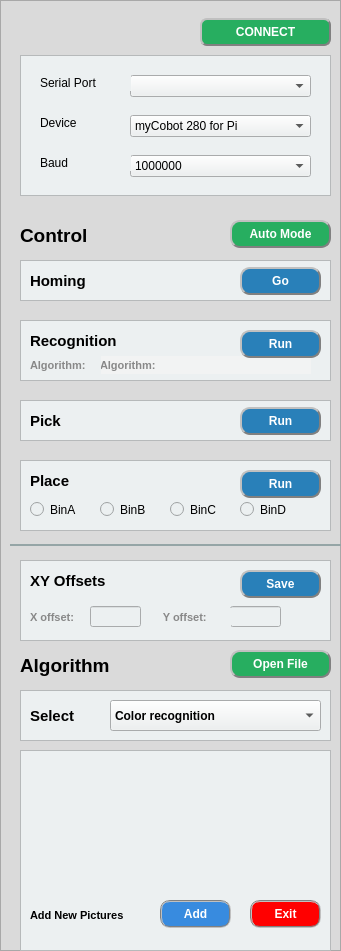
    <widget class="QFrame" name="frame_2">
     <property name="geometry">
      <rect>
       <x>-10</x>
       <y>60</y>
       <width>341</width>
       <height>951</height>
      </rect>
     </property>
     <property name="styleSheet">
      <string notr="true">background-color: rgb(218, 218, 218);</string>
     </property>
     <property name="frameShape">
      <enum>QFrame::StyledPanel</enum>
     </property>
     <property name="frameShadow">
      <enum>QFrame::Raised</enum>
     </property>
     <widget class="QPushButton" name="connect_btn">
      <property name="enabled">
       <bool>true</bool>
      </property>
      <property name="geometry">
       <rect>
        <x>200</x>
        <y>18</y>
        <width>131</width>
        <height>28</height>
       </rect>
      </property>
      <property name="font">
       <font>
        <family>Segoe UI</family>
        <weight>75</weight>
        <bold>true</bold>
       </font>
      </property>
      <property name="cursor">
       <cursorShape>PointingHandCursor</cursorShape>
      </property>
      <property name="styleSheet">
       <string notr="true">background-color: rgb(39, 174, 96);
color: rgb(255, 255, 255);
border-radius: 7px;
border: 2px groove gray;
border-style: outset;</string>
      </property>
      <property name="text">
       <string>CONNECT</string>
      </property>
      <property name="autoDefault">
       <bool>false</bool>
      </property>
      <property name="default">
       <bool>false</bool>
      </property>
      <property name="flat">
       <bool>false</bool>
      </property>
     </widget>
     <widget class="QFrame" name="frame_4">
      <property name="geometry">
       <rect>
        <x>20</x>
        <y>55</y>
        <width>311</width>
        <height>141</height>
       </rect>
      </property>
      <property name="styleSheet">
       <string notr="true">background-color: rgb(236, 240, 241);</string>
      </property>
      <property name="frameShape">
       <enum>QFrame::StyledPanel</enum>
      </property>
      <property name="frameShadow">
       <enum>QFrame::Raised</enum>
      </property>
      <widget class="QComboBox" name="comboBox_port">
       <property name="geometry">
        <rect>
         <x>110</x>
         <y>20</y>
         <width>181</width>
         <height>22</height>
        </rect>
       </property>
       <property name="font">
        <font>
         <family>Arial</family>
         <weight>50</weight>
         <bold>false</bold>
        </font>
       </property>
      </widget>
      <widget class="QComboBox" name="comboBox_buad">
       <property name="geometry">
        <rect>
         <x>110</x>
         <y>100</y>
         <width>181</width>
         <height>22</height>
        </rect>
       </property>
       <property name="font">
        <font>
         <family>Arial</family>
         <weight>50</weight>
         <bold>false</bold>
        </font>
       </property>
       <item>
        <property name="text">
         <string>1000000</string>
        </property>
       </item>
       <item>
        <property name="text">
         <string>115200</string>
        </property>
       </item>
      </widget>
      <widget class="QLabel" name="device_lab">
       <property name="geometry">
        <rect>
         <x>20</x>
         <y>60</y>
         <width>91</width>
         <height>16</height>
        </rect>
       </property>
       <property name="font">
        <font>
         <family>Arial</family>
         <weight>50</weight>
         <bold>false</bold>
        </font>
       </property>
       <property name="styleSheet">
        <string notr="true">background-color: rgb(255, 255, 255，200);</string>
       </property>
       <property name="text">
        <string>Device</string>
       </property>
      </widget>
      <widget class="QComboBox" name="comboBox_device">
       <property name="geometry">
        <rect>
         <x>110</x>
         <y>60</y>
         <width>181</width>
         <height>22</height>
        </rect>
       </property>
       <property name="font">
        <font>
         <family>Arial</family>
         <weight>50</weight>
         <bold>false</bold>
        </font>
       </property>
       <item>
        <property name="text">
         <string>myCobot 280 for Pi</string>
        </property>
       </item>
       <item>
        <property name="text">
         <string>myCobot 280 for M5</string>
        </property>
       </item>
       <item>
        <property name="text">
         <string>myPalletizer 260 for M5</string>
        </property>
       </item>
       <item>
        <property name="text">
         <string>mechArm 270 for Pi</string>
        </property>
       </item>
       <item>
        <property name="text">
         <string>ultraArm P340</string>
        </property>
       </item>
      </widget>
      <widget class="QLabel" name="baud_lab">
       <property name="geometry">
        <rect>
         <x>20</x>
         <y>100</y>
         <width>91</width>
         <height>16</height>
        </rect>
       </property>
       <property name="font">
        <font>
         <family>Arial</family>
         <weight>50</weight>
         <bold>false</bold>
        </font>
       </property>
       <property name="styleSheet">
        <string notr="true">background-color: rgb(255, 255, 255，200);</string>
       </property>
       <property name="text">
        <string>Baud</string>
       </property>
      </widget>
      <widget class="QLabel" name="port_lab">
       <property name="geometry">
        <rect>
         <x>20</x>
         <y>20</y>
         <width>91</width>
         <height>16</height>
        </rect>
       </property>
       <property name="font">
        <font>
         <family>Arial</family>
         <weight>50</weight>
         <bold>false</bold>
        </font>
       </property>
       <property name="styleSheet">
        <string notr="true">background-color: rgb(255, 255, 255，200);</string>
       </property>
       <property name="text">
        <string>Serial Port</string>
       </property>
      </widget>
     </widget>
     <widget class="QLabel" name="func_lab">
      <property name="geometry">
       <rect>
        <x>20</x>
        <y>220</y>
        <width>101</width>
        <height>31</height>
       </rect>
      </property>
      <property name="font">
       <font>
        <family>Arial</family>
        <pointsize>14</pointsize>
        <weight>75</weight>
        <bold>true</bold>
       </font>
      </property>
      <property name="text">
       <string>Control</string>
      </property>
     </widget>
     <widget class="QPushButton" name="auto_btn">
      <property name="geometry">
       <rect>
        <x>230</x>
        <y>220</y>
        <width>101</width>
        <height>28</height>
       </rect>
      </property>
      <property name="font">
       <font>
        <family>Arial</family>
        <weight>75</weight>
        <bold>true</bold>
       </font>
      </property>
      <property name="cursor">
       <cursorShape>PointingHandCursor</cursorShape>
      </property>
      <property name="styleSheet">
       <string notr="true">background-color: rgb(39, 174, 96);
color: rgb(255, 255, 255);
border-radius: 10px;
border: 2px groove gray;
border-style: outset;</string>
      </property>
      <property name="text">
       <string>Auto Mode</string>
      </property>
     </widget>
     <widget class="QFrame" name="frame_5">
      <property name="geometry">
       <rect>
        <x>20</x>
        <y>260</y>
        <width>311</width>
        <height>41</height>
       </rect>
      </property>
      <property name="styleSheet">
       <string notr="true">background-color: rgb(236, 240, 241);</string>
      </property>
      <property name="frameShape">
       <enum>QFrame::StyledPanel</enum>
      </property>
      <property name="frameShadow">
       <enum>QFrame::Raised</enum>
      </property>
      <widget class="QPushButton" name="to_origin_btn">
       <property name="geometry">
        <rect>
         <x>220</x>
         <y>7</y>
         <width>81</width>
         <height>28</height>
        </rect>
       </property>
       <property name="font">
        <font>
         <family>Arial</family>
         <weight>75</weight>
         <bold>true</bold>
        </font>
       </property>
       <property name="cursor">
        <cursorShape>PointingHandCursor</cursorShape>
       </property>
       <property name="styleSheet">
        <string notr="true">background-color:rgb(41, 128, 185);
color: rgb(255, 255, 255);
border-radius: 10px;
border: 2px groove gray;
border-style: outset;</string>
       </property>
       <property name="text">
        <string>Go</string>
       </property>
      </widget>
      <widget class="QLabel" name="func_lab_2">
       <property name="geometry">
        <rect>
         <x>10</x>
         <y>5</y>
         <width>171</width>
         <height>31</height>
        </rect>
       </property>
       <property name="font">
        <font>
         <family>Arial</family>
         <pointsize>11</pointsize>
         <weight>75</weight>
         <bold>true</bold>
        </font>
       </property>
       <property name="text">
        <string>Homing</string>
       </property>
      </widget>
     </widget>
     <widget class="QFrame" name="frame_6">
      <property name="geometry">
       <rect>
        <x>20</x>
        <y>320</y>
        <width>311</width>
        <height>61</height>
       </rect>
      </property>
      <property name="styleSheet">
       <string notr="true">background-color: rgb(236, 240, 241);</string>
      </property>
      <property name="frameShape">
       <enum>QFrame::StyledPanel</enum>
      </property>
      <property name="frameShadow">
       <enum>QFrame::Raised</enum>
      </property>
      <widget class="QLabel" name="func_lab_4">
       <property name="geometry">
        <rect>
         <x>10</x>
         <y>5</y>
         <width>161</width>
         <height>31</height>
        </rect>
       </property>
       <property name="font">
        <font>
         <family>Arial</family>
         <pointsize>11</pointsize>
         <weight>75</weight>
         <bold>true</bold>
        </font>
       </property>
       <property name="text">
        <string>Recognition</string>
       </property>
      </widget>
      <widget class="QPushButton" name="discern_btn">
       <property name="geometry">
        <rect>
         <x>220</x>
         <y>10</y>
         <width>81</width>
         <height>28</height>
        </rect>
       </property>
       <property name="font">
        <font>
         <family>Arial</family>
         <weight>75</weight>
         <bold>true</bold>
        </font>
       </property>
       <property name="cursor">
        <cursorShape>PointingHandCursor</cursorShape>
       </property>
       <property name="styleSheet">
        <string notr="true">background-color:rgb(41, 128, 185);
color: rgb(255, 255, 255);
border-radius: 10px;
border: 2px groove gray;
border-style: outset;</string>
       </property>
       <property name="text">
        <string>Run</string>
       </property>
      </widget>
      <widget class="QLabel" name="func_lab_5">
       <property name="geometry">
        <rect>
         <x>10</x>
         <y>36</y>
         <width>71</width>
         <height>18</height>
        </rect>
       </property>
       <property name="font">
        <font>
         <family>Arial</family>
         <pointsize>8</pointsize>
         <weight>75</weight>
         <bold>true</bold>
        </font>
       </property>
       <property name="styleSheet">
        <string notr="true">color: rgb(136, 136, 136);</string>
       </property>
       <property name="text">
        <string>Algorithm:</string>
       </property>
      </widget>
      <widget class="QLabel" name="algorithm_lab">
       <property name="geometry">
        <rect>
         <x>80</x>
         <y>36</y>
         <width>211</width>
         <height>18</height>
        </rect>
       </property>
       <property name="font">
        <font>
         <family>Arial</family>
         <pointsize>8</pointsize>
         <weight>75</weight>
         <bold>true</bold>
        </font>
       </property>
       <property name="styleSheet">
        <string notr="true">color: rgb(136, 136, 136);
background-color: rgb(243, 243, 243,200);</string>
       </property>
       <property name="text">
        <string>Algorithm:</string>
       </property>
      </widget>
      <zorder>algorithm_lab</zorder>
      <zorder>func_lab_4</zorder>
      <zorder>discern_btn</zorder>
      <zorder>func_lab_5</zorder>
     </widget>
     <widget class="QFrame" name="frame_7">
      <property name="geometry">
       <rect>
        <x>20</x>
        <y>400</y>
        <width>311</width>
        <height>41</height>
       </rect>
      </property>
      <property name="styleSheet">
       <string notr="true">background-color: rgb(236, 240, 241);</string>
      </property>
      <property name="frameShape">
       <enum>QFrame::StyledPanel</enum>
      </property>
      <property name="frameShadow">
       <enum>QFrame::Raised</enum>
      </property>
      <widget class="QPushButton" name="crawl_btn">
       <property name="geometry">
        <rect>
         <x>220</x>
         <y>7</y>
         <width>81</width>
         <height>28</height>
        </rect>
       </property>
       <property name="font">
        <font>
         <family>Arial</family>
         <weight>75</weight>
         <bold>true</bold>
        </font>
       </property>
       <property name="cursor">
        <cursorShape>PointingHandCursor</cursorShape>
       </property>
       <property name="styleSheet">
        <string notr="true">background-color:rgb(41, 128, 185);
color: rgb(255, 255, 255);
border-radius: 10px;
border: 2px groove gray;
border-style: outset;</string>
       </property>
       <property name="text">
        <string>Run</string>
       </property>
      </widget>
      <widget class="QLabel" name="func_lab_7">
       <property name="geometry">
        <rect>
         <x>10</x>
         <y>5</y>
         <width>121</width>
         <height>31</height>
        </rect>
       </property>
       <property name="font">
        <font>
         <family>Arial</family>
         <pointsize>11</pointsize>
         <weight>75</weight>
         <bold>true</bold>
        </font>
       </property>
       <property name="text">
        <string>Pick</string>
       </property>
      </widget>
     </widget>
     <widget class="QFrame" name="frame_8">
      <property name="geometry">
       <rect>
        <x>20</x>
        <y>460</y>
        <width>311</width>
        <height>71</height>
       </rect>
      </property>
      <property name="styleSheet">
       <string notr="true">background-color: rgb(236, 240, 241);</string>
      </property>
      <property name="frameShape">
       <enum>QFrame::StyledPanel</enum>
      </property>
      <property name="frameShadow">
       <enum>QFrame::Raised</enum>
      </property>
      <widget class="QLabel" name="func_lab_8">
       <property name="geometry">
        <rect>
         <x>10</x>
         <y>5</y>
         <width>121</width>
         <height>31</height>
        </rect>
       </property>
       <property name="font">
        <font>
         <family>Arial</family>
         <pointsize>11</pointsize>
         <weight>75</weight>
         <bold>true</bold>
        </font>
       </property>
       <property name="text">
        <string>Place</string>
       </property>
      </widget>
      <widget class="QPushButton" name="place_btn">
       <property name="geometry">
        <rect>
         <x>220</x>
         <y>10</y>
         <width>81</width>
         <height>28</height>
        </rect>
       </property>
       <property name="font">
        <font>
         <family>Arial</family>
         <weight>75</weight>
         <bold>true</bold>
        </font>
       </property>
       <property name="cursor">
        <cursorShape>PointingHandCursor</cursorShape>
       </property>
       <property name="styleSheet">
        <string notr="true">background-color:rgb(41, 128, 185);
color: rgb(255, 255, 255);
border-radius: 10px;
border: 2px groove gray;
border-style: outset;</string>
       </property>
       <property name="text">
        <string>Run</string>
       </property>
      </widget>
      <widget class="QRadioButton" name="radioButton_A">
       <property name="geometry">
        <rect>
         <x>10</x>
         <y>40</y>
         <width>61</width>
         <height>19</height>
        </rect>
       </property>
       <property name="font">
        <font>
         <family>Arial</family>
        </font>
       </property>
       <property name="text">
        <string>BinA</string>
       </property>
      </widget>
      <widget class="QRadioButton" name="radioButton_B">
       <property name="geometry">
        <rect>
         <x>80</x>
         <y>40</y>
         <width>61</width>
         <height>19</height>
        </rect>
       </property>
       <property name="font">
        <font>
         <family>Arial</family>
        </font>
       </property>
       <property name="text">
        <string>BinB</string>
       </property>
      </widget>
      <widget class="QRadioButton" name="radioButton_C">
       <property name="geometry">
        <rect>
         <x>150</x>
         <y>40</y>
         <width>61</width>
         <height>19</height>
        </rect>
       </property>
       <property name="font">
        <font>
         <family>Arial</family>
        </font>
       </property>
       <property name="text">
        <string>BinC</string>
       </property>
      </widget>
      <widget class="QRadioButton" name="radioButton_D">
       <property name="geometry">
        <rect>
         <x>220</x>
         <y>40</y>
         <width>61</width>
         <height>19</height>
        </rect>
       </property>
       <property name="font">
        <font>
         <family>Arial</family>
        </font>
       </property>
       <property name="text">
        <string>BinD</string>
       </property>
      </widget>
     </widget>
     <widget class="QPushButton" name="open_file_btn">
      <property name="geometry">
       <rect>
        <x>230</x>
        <y>650</y>
        <width>101</width>
        <height>28</height>
       </rect>
      </property>
      <property name="font">
       <font>
        <family>Arial</family>
        <weight>75</weight>
        <bold>true</bold>
       </font>
      </property>
      <property name="cursor">
       <cursorShape>PointingHandCursor</cursorShape>
      </property>
      <property name="styleSheet">
       <string notr="true">background-color: rgb(39, 174, 96);
color: rgb(255, 255, 255);
border-radius: 10px;
border: 2px groove gray;
border-style: outset;</string>
      </property>
      <property name="text">
       <string>Open File</string>
      </property>
     </widget>
     <widget class="QLabel" name="func_lab_9">
      <property name="geometry">
       <rect>
        <x>20</x>
        <y>650</y>
        <width>131</width>
        <height>31</height>
       </rect>
      </property>
      <property name="font">
       <font>
        <family>Arial</family>
        <pointsize>14</pointsize>
        <weight>75</weight>
        <bold>true</bold>
       </font>
      </property>
      <property name="text">
       <string>Algorithm</string>
      </property>
     </widget>
     <widget class="QFrame" name="frame_9">
      <property name="geometry">
       <rect>
        <x>20</x>
        <y>690</y>
        <width>311</width>
        <height>51</height>
       </rect>
      </property>
      <property name="styleSheet">
       <string notr="true">background-color: rgb(236, 240, 241);</string>
      </property>
      <property name="frameShape">
       <enum>QFrame::StyledPanel</enum>
      </property>
      <property name="frameShadow">
       <enum>QFrame::Raised</enum>
      </property>
      <widget class="QLabel" name="func_lab_10">
       <property name="geometry">
        <rect>
         <x>10</x>
         <y>10</y>
         <width>121</width>
         <height>31</height>
        </rect>
       </property>
       <property name="font">
        <font>
         <family>Arial</family>
         <pointsize>11</pointsize>
         <weight>75</weight>
         <bold>true</bold>
        </font>
       </property>
       <property name="text">
        <string>Select</string>
       </property>
      </widget>
      <widget class="QComboBox" name="comboBox_function">
       <property name="geometry">
        <rect>
         <x>90</x>
         <y>10</y>
         <width>211</width>
         <height>31</height>
        </rect>
       </property>
       <property name="font">
        <font>
         <weight>75</weight>
         <bold>true</bold>
        </font>
       </property>
       <item>
        <property name="text">
         <string>Color recognition</string>
        </property>
       </item>
       <item>
        <property name="text">
         <string>shape recognition</string>
        </property>
       </item>
       <item>
        <property name="text">
         <string>QR code recognition</string>
        </property>
       </item>
       <item>
        <property name="text">
         <string>Keypoints</string>
        </property>
       </item>
       <item>
        <property name="text">
         <string>yolov5</string>
        </property>
       </item>
      </widget>
     </widget>
     <widget class="QFrame" name="frame_10">
      <property name="geometry">
       <rect>
        <x>20</x>
        <y>750</y>
        <width>311</width>
        <height>201</height>
       </rect>
      </property>
      <property name="styleSheet">
       <string notr="true">background-color: rgb(236, 240, 241);</string>
      </property>
      <property name="frameShape">
       <enum>QFrame::StyledPanel</enum>
      </property>
      <property name="frameShadow">
       <enum>QFrame::Raised</enum>
      </property>
      <widget class="QLabel" name="func_lab_11">
       <property name="geometry">
        <rect>
         <x>10</x>
         <y>150</y>
         <width>121</width>
         <height>31</height>
        </rect>
       </property>
       <property name="font">
        <font>
         <family>Arial</family>
         <pointsize>8</pointsize>
         <weight>75</weight>
         <bold>true</bold>
        </font>
       </property>
       <property name="text">
        <string>Add New Pictures</string>
       </property>
      </widget>
      <widget class="QPushButton" name="add_img_btn">
       <property name="geometry">
        <rect>
         <x>140</x>
         <y>150</y>
         <width>71</width>
         <height>28</height>
        </rect>
       </property>
       <property name="font">
        <font>
         <weight>75</weight>
         <bold>true</bold>
        </font>
       </property>
       <property name="cursor">
        <cursorShape>PointingHandCursor</cursorShape>
       </property>
       <property name="styleSheet">
        <string notr="true">background-color: rgb(56, 139, 223);
color: rgb(255, 255, 255);
border-radius: 10px;
border: 2px groove gray;</string>
       </property>
       <property name="text">
        <string>Add</string>
       </property>
      </widget>
      <widget class="QPushButton" name="exit_add_btn">
       <property name="geometry">
        <rect>
         <x>230</x>
         <y>150</y>
         <width>71</width>
         <height>28</height>
        </rect>
       </property>
       <property name="font">
        <font>
         <weight>75</weight>
         <bold>true</bold>
        </font>
       </property>
       <property name="cursor">
        <cursorShape>PointingHandCursor</cursorShape>
       </property>
       <property name="styleSheet">
        <string notr="true">background-color: rgb(255, 0, 0);
color: rgb(255, 255, 255);
border-radius: 10px;
border: 2px groove gray;</string>
       </property>
       <property name="text">
        <string>Exit</string>
       </property>
      </widget>
      <widget class="QLabel" name="show_cutimg_lab">
       <property name="geometry">
        <rect>
         <x>7</x>
         <y>10</y>
         <width>291</width>
         <height>131</height>
        </rect>
       </property>
       <property name="font">
        <font>
         <weight>75</weight>
         <bold>true</bold>
        </font>
       </property>
       <property name="styleSheet">
        <string notr="true"/>
       </property>
       <property name="text">
        <string/>
       </property>
       <property name="alignment">
        <set>Qt::AlignCenter</set>
       </property>
       <property name="margin">
        <number>0</number>
       </property>
       <property name="indent">
        <number>1</number>
       </property>
      </widget>
     </widget>
     <widget class="QLabel" name="label">
      <property name="geometry">
       <rect>
        <x>10</x>
        <y>544</y>
        <width>331</width>
        <height>2</height>
       </rect>
      </property>
      <property name="styleSheet">
       <string notr="true">background-color: rgb(149, 165, 166);</string>
      </property>
      <property name="text">
       <string/>
      </property>
     </widget>
     <widget class="QFrame" name="frame_11">
      <property name="geometry">
       <rect>
        <x>20</x>
        <y>560</y>
        <width>311</width>
        <height>81</height>
       </rect>
      </property>
      <property name="styleSheet">
       <string notr="true">background-color: rgb(236, 240, 241);</string>
      </property>
      <property name="frameShape">
       <enum>QFrame::StyledPanel</enum>
      </property>
      <property name="frameShadow">
       <enum>QFrame::Raised</enum>
      </property>
      <widget class="QLabel" name="func_lab_6">
       <property name="geometry">
        <rect>
         <x>10</x>
         <y>5</y>
         <width>161</width>
         <height>31</height>
        </rect>
       </property>
       <property name="font">
        <font>
         <family>Arial</family>
         <pointsize>11</pointsize>
         <weight>75</weight>
         <bold>true</bold>
        </font>
       </property>
       <property name="text">
        <string>XY Offsets</string>
       </property>
      </widget>
      <widget class="QPushButton" name="offset_save_btn">
       <property name="geometry">
        <rect>
         <x>220</x>
         <y>10</y>
         <width>81</width>
         <height>28</height>
        </rect>
       </property>
       <property name="font">
        <font>
         <family>Arial</family>
         <weight>75</weight>
         <bold>true</bold>
        </font>
       </property>
       <property name="cursor">
        <cursorShape>PointingHandCursor</cursorShape>
       </property>
       <property name="styleSheet">
        <string notr="true">background-color:rgb(41, 128, 185);
color: rgb(255, 255, 255);
border-radius: 10px;
border: 2px groove gray;
border-style: outset;</string>
       </property>
       <property name="text">
        <string>Save</string>
       </property>
      </widget>
      <widget class="QLabel" name="func_lab_12">
       <property name="geometry">
        <rect>
         <x>10</x>
         <y>48</y>
         <width>81</width>
         <height>18</height>
        </rect>
       </property>
       <property name="font">
        <font>
         <family>Arial</family>
         <pointsize>8</pointsize>
         <weight>75</weight>
         <bold>true</bold>
        </font>
       </property>
       <property name="styleSheet">
        <string notr="true">color: rgb(136, 136, 136);</string>
       </property>
       <property name="text">
        <string>X offset:</string>
       </property>
      </widget>
      <widget class="QLineEdit" name="xoffset_edit">
       <property name="geometry">
        <rect>
         <x>70</x>
         <y>46</y>
         <width>51</width>
         <height>21</height>
        </rect>
       </property>
       <property name="styleSheet">
        <string notr="true"/>
       </property>
      </widget>
      <widget class="QLineEdit" name="yoffset_edit">
       <property name="geometry">
        <rect>
         <x>210</x>
         <y>46</y>
         <width>51</width>
         <height>21</height>
        </rect>
       </property>
       <property name="styleSheet">
        <string notr="true"/>
       </property>
      </widget>
      <widget class="QLabel" name="func_lab_13">
       <property name="geometry">
        <rect>
         <x>140</x>
         <y>48</y>
         <width>71</width>
         <height>18</height>
        </rect>
       </property>
       <property name="font">
        <font>
         <family>Arial</family>
         <pointsize>8</pointsize>
         <weight>75</weight>
         <bold>true</bold>
        </font>
       </property>
       <property name="styleSheet">
        <string notr="true">color: rgb(136, 136, 136);</string>
       </property>
       <property name="text">
        <string> Y offset:</string>
       </property>
      </widget>
     </widget>
     <zorder>frame_9</zorder>
     <zorder>frame_5</zorder>
     <zorder>connect_btn</zorder>
     <zorder>frame_4</zorder>
     <zorder>func_lab</zorder>
     <zorder>auto_btn</zorder>
     <zorder>frame_6</zorder>
     <zorder>frame_7</zorder>
     <zorder>frame_8</zorder>
     <zorder>open_file_btn</zorder>
     <zorder>func_lab_9</zorder>
     <zorder>frame_10</zorder>
     <zorder>label</zorder>
     <zorder>frame_11</zorder>
    </widget>
